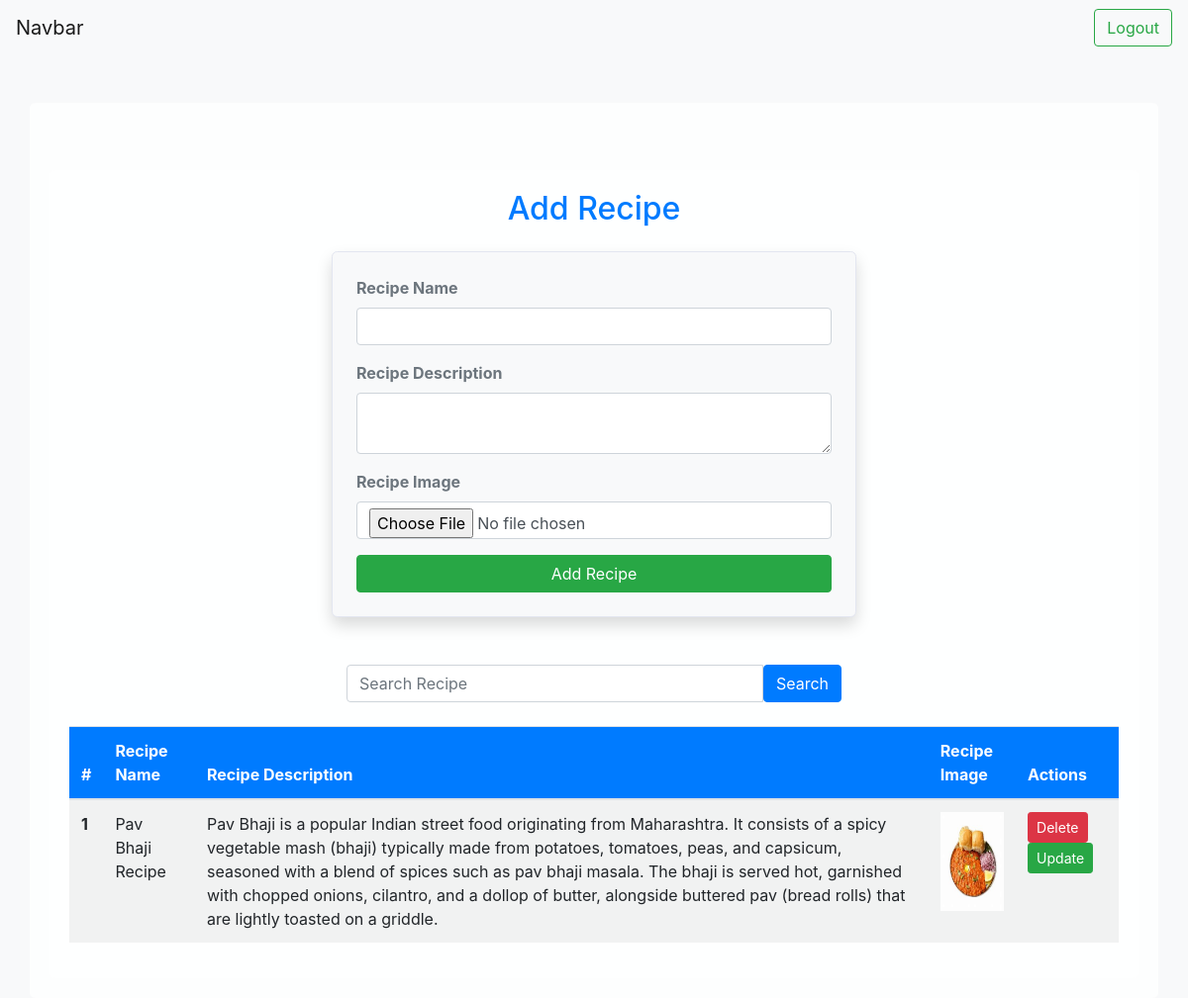
/receipes/ (signed in), run on the app's committed database.
### vege/models.py (models this page shows)
class Reciepe(models.Model):
    user = models.ForeignKey(User, on_delete=models.SET_NULL, null=True,blank=True)
    receipe_name=models.CharField(max_length=100)
    receipe_description=models.TextField()
    receipe_image=models.ImageField(upload_to="receipe")

### vege/views.py (the view, shortened to what this page needs)
# urls.py: path('receipes/', receipes),
@login_required(login_url="/login_page")
def receipes(request):
    print('aa')
    queryset = Reciepe.objects.all()
    if request.GET.get('search'):
        queryset=queryset.filter(receipe_name__icontains=request.GET.get('search'))
    context={'receipes' : queryset}
    return render(request,'receipes.html',context)

### vege/templates/receipes.html (shortened to what this page needs)
{% extends "base.html" %}
{% block start %}
    <div class="container mt-5">
        <h2 class="text-center mb-4 text-primary">Add Recipe</h2>
        <form class="col-lg-6 col-md-8 col-sm-10 mx-auto card p-4 shadow bg-light" method="post" enctype="multipart/form-data">
            <div class="mb-3">
                <label for="exampleInputEmail1" class="form-label text-secondary">Recipe Name</label>
                <input name="receipe_name" required type="text" class="form-control">
            </div>
            <div class="mb-3">
                <label for="exampleInputPassword1" class="form-label text-secondary">Recipe Description</label>
                <textarea name="receipe_description" required class="form-control"></textarea>
            </div>
            <div class="mb-3">
                <label for="exampleCheck1" class="form-label text-secondary">Recipe Image</label>
                <input name="receipe_image" type="file" class="form-control">
            </div>
            <button type="submit" class="btn btn-success w-100">Add Recipe</button>
        </form>
        <div class="mt-5">
            <div class="mx-auto col-lg-6 col-md-8 col-sm-10">
                <form>
                    <div class="input-group mb-3">
                        <input name="search" class="form-control" placeholder="Search Recipe">
                        <button type="submit" class="btn btn-primary">Search</button>
                    </div>
                </form>
            </div>
        </div>
        <table class="table table-striped table-hover mt-4">
            <thead class="bg-primary text-white">
                <tr>
                    <th scope="col">#</th>
                    <th scope="col">Recipe Name</th>
                    <th scope="col">Recipe Description</th>
                    <th scope="col">Recipe Image</th>
                    <th scope="col">Actions</th>
                </tr>
            </thead>
            <tbody>
                {% for receipe in receipes %}
                <tr>
                    <th scope="row">{{ forloop.counter }}</th>
                    <td>{{ receipe.receipe_name }}</td>
                    <td>{{ receipe.receipe_description }}</td>
                    <td>
                        <img src="/media/{{ receipe.receipe_image }}" class="img-fluid" style="height: 100px;">
                    </td>
                    <td>
                        <a href="/delete_receipe/{{ receipe.id }}/" class="btn btn-danger btn-sm">Delete</a>
                        <a href="/update_receipe/{{ receipe.id }}/" class="btn btn-success btn-sm">Update</a>
                    </td>
                </tr>
                {% endfor %}
            </tbody>
        </table>
    </div>
{% endblock %}

### vege/templates/base.html (shortened to what this page needs)
<!DOCTYPE html>
<html lang="en">
<head>
    <link href="https://stackpath.bootstrapcdn.com/bootstrap/4.5.2/css/bootstrap.min.css" rel="stylesheet">
</head>
<body>
    <nav class="navbar navbar-light bg-light justify-content-between">
        <a class="navbar-brand">Navbar</a>
        <form class="form-inline">
            {% if request.user.is_authenticated %}
            <a href="/logout_page/" class="btn btn-outline-success my-2 my-sm-0" type="submit">Logout</a>
            {% else %}
            <a href="/login_page/" class="btn btn-outline-success my-2 my-sm-0" type="submit">Login</a>
            {% endif %}
        </form>
    </nav>
    <div class="container mt-5">
        {% block start %}
        {% endblock %}
    </div>
</body>
</html>

### vege/templates/base.html (style rules this page uses)
body { background-color: #f8f9fa; }
.container { background-color: rgba(255, 255, 255, 0.8); border-radius: 0.35rem; padding: 20px; }
.card { border: 1px solid #e3e6f0; border-radius: 0.35rem; background-color: #ffffff; }
.btn-success { background-color: #28a745; border-color: #28a745; }
.btn-primary { background-color: #007bff; border-color: #007bff; }
.btn-danger { background-color: #dc3545; border-color: #dc3545; }
.table thead { background-color: #007bff; color: #fff; }
.form-label { font-weight: bold; }
.text-primary { color: #007bff !important; }
.text-secondary { color: #6c757d !important; }

### data on the page
Reciepe: receipe_name "Pav Bhaji Recipe", receipe_description "Pav Bhaji is a popular Indian street food originating from Maharashtra. It consists of a spicy vegetable mash (bhaji) typically made from potatoes, tomatoes, peas, and capsicum, seasoned with a blend of spices such as pav bhaji masala. The bhaji is served hot, garnished with chopped onions, cilantro, and a dollop of butter, alongside buttered pav (bread rolls) that are lightly toasted on a griddle.", receipe_image (picture)
